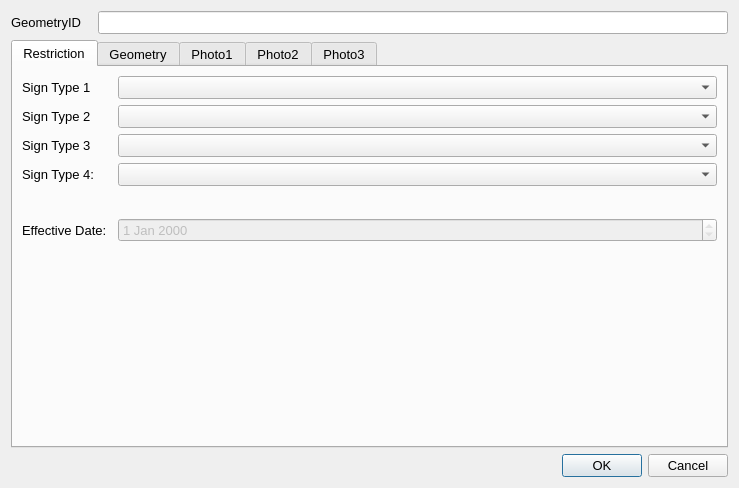
<?xml version="1.0" encoding="UTF-8"?>
<ui version="4.0">
 <class>restrictionDialog</class>
 <widget class="QDialog" name="restrictionDialog">
  <property name="geometry">
   <rect>
    <x>0</x>
    <y>0</y>
    <width>739</width>
    <height>488</height>
   </rect>
  </property>
  <property name="sizePolicy">
   <sizepolicy hsizetype="Fixed" vsizetype="Fixed">
    <horstretch>0</horstretch>
    <verstretch>0</verstretch>
   </sizepolicy>
  </property>
  <property name="maximumSize">
   <size>
    <width>750</width>
    <height>550</height>
   </size>
  </property>
  <property name="font">
   <font>
    <pointsize>10</pointsize>
   </font>
  </property>
  <property name="windowTitle">
   <string>Dialog</string>
  </property>
  <layout class="QGridLayout" name="gridLayout">
   <item row="1" column="0" colspan="3">
    <widget class="QTabWidget" name="Details">
     <property name="sizePolicy">
      <sizepolicy hsizetype="Expanding" vsizetype="Expanding">
       <horstretch>0</horstretch>
       <verstretch>0</verstretch>
      </sizepolicy>
     </property>
     <property name="minimumSize">
      <size>
       <width>0</width>
       <height>0</height>
      </size>
     </property>
     <property name="font">
      <font>
       <pointsize>10</pointsize>
      </font>
     </property>
     <property name="cursor">
      <cursorShape>IBeamCursor</cursorShape>
     </property>
     <property name="mouseTracking">
      <bool>true</bool>
     </property>
     <property name="acceptDrops">
      <bool>true</bool>
     </property>
     <property name="currentIndex">
      <number>0</number>
     </property>
     <widget class="QWidget" name="RestrictionDetails">
      <property name="focusPolicy">
       <enum>Qt::NoFocus</enum>
      </property>
      <attribute name="title">
       <string>Restriction</string>
      </attribute>
      <layout class="QFormLayout" name="formLayout">
       <item row="0" column="0">
        <widget class="QLabel" name="Type1_4">
         <property name="text">
          <string>Sign Type 1</string>
         </property>
        </widget>
       </item>
       <item row="0" column="1">
        <widget class="QComboBox" name="SignType_1"/>
       </item>
       <item row="1" column="0">
        <widget class="QLabel" name="Type1_5">
         <property name="text">
          <string>Sign Type 2</string>
         </property>
        </widget>
       </item>
       <item row="1" column="1">
        <widget class="QComboBox" name="SignType_2"/>
       </item>
       <item row="2" column="0">
        <widget class="QLabel" name="Type1_6">
         <property name="text">
          <string>Sign Type 3</string>
         </property>
        </widget>
       </item>
       <item row="2" column="1">
        <widget class="QComboBox" name="SignType_3"/>
       </item>
       <item row="3" column="0">
        <widget class="QLabel" name="lbl_GeometryType_2">
         <property name="minimumSize">
          <size>
           <width>90</width>
           <height>16</height>
          </size>
         </property>
         <property name="font">
          <font>
           <pointsize>10</pointsize>
          </font>
         </property>
         <property name="text">
          <string>Sign Type 4:</string>
         </property>
        </widget>
       </item>
       <item row="3" column="1">
        <widget class="QComboBox" name="SignType_4"/>
       </item>
       <item row="4" column="0">
        <spacer name="horizontalSpacer">
         <property name="orientation">
          <enum>Qt::Horizontal</enum>
         </property>
         <property name="sizeHint" stdset="0">
          <size>
           <width>40</width>
           <height>20</height>
          </size>
         </property>
        </spacer>
       </item>
       <item row="5" column="1">
        <widget class="QDateEdit" name="OpenDate">
         <property name="enabled">
          <bool>false</bool>
         </property>
         <property name="readOnly">
          <bool>true</bool>
         </property>
        </widget>
       </item>
       <item row="5" column="0">
        <widget class="QLabel" name="lbl_GeometryType">
         <property name="minimumSize">
          <size>
           <width>90</width>
           <height>16</height>
          </size>
         </property>
         <property name="font">
          <font>
           <pointsize>10</pointsize>
          </font>
         </property>
         <property name="text">
          <string>Effective Date:</string>
         </property>
        </widget>
       </item>
      </layout>
     </widget>
     <widget class="QWidget" name="Geometry">
      <attribute name="title">
       <string>Geometry</string>
      </attribute>
      <layout class="QFormLayout" name="formLayout_2">
       <item row="0" column="0">
        <widget class="QLabel" name="lbl_RoadName">
         <property name="minimumSize">
          <size>
           <width>90</width>
           <height>16</height>
          </size>
         </property>
         <property name="font">
          <font>
           <pointsize>10</pointsize>
          </font>
         </property>
         <property name="text">
          <string>Road Name:</string>
         </property>
        </widget>
       </item>
       <item row="0" column="1">
        <widget class="QLineEdit" name="RoadName"/>
       </item>
       <item row="1" column="0">
        <widget class="QLabel" name="lbl_USRN">
         <property name="minimumSize">
          <size>
           <width>90</width>
           <height>16</height>
          </size>
         </property>
         <property name="font">
          <font>
           <pointsize>10</pointsize>
          </font>
         </property>
         <property name="text">
          <string>USRN:</string>
         </property>
        </widget>
       </item>
       <item row="1" column="1">
        <widget class="QLineEdit" name="USRN"/>
       </item>
       <item row="2" column="0">
        <widget class="QLabel" name="lbl_AzToRoadCL">
         <property name="minimumSize">
          <size>
           <width>90</width>
           <height>16</height>
          </size>
         </property>
         <property name="font">
          <font>
           <pointsize>10</pointsize>
          </font>
         </property>
         <property name="text">
          <string>Direction to Road Centreline:</string>
         </property>
         <property name="wordWrap">
          <bool>true</bool>
         </property>
        </widget>
       </item>
       <item row="2" column="1">
        <widget class="QLineEdit" name="AzimuthToRoadCentreLine">
         <property name="text">
          <string/>
         </property>
        </widget>
       </item>
       <item row="3" column="1">
        <widget class="QToolButton" name="toolButton_2">
         <property name="text">
          <string>...</string>
         </property>
        </widget>
       </item>
       <item row="4" column="0">
        <widget class="QLabel" name="label_8">
         <property name="text">
          <string>Last Update Date:</string>
         </property>
        </widget>
       </item>
       <item row="4" column="1">
        <widget class="QDateTimeEdit" name="Signs_DateTime">
         <property name="readOnly">
          <bool>true</bool>
         </property>
        </widget>
       </item>
       <item row="5" column="0">
        <widget class="QLabel" name="label_9">
         <property name="text">
          <string>Last Changed By:</string>
         </property>
        </widget>
       </item>
       <item row="5" column="1">
        <widget class="QLineEdit" name="Surveyor">
         <property name="readOnly">
          <bool>true</bool>
         </property>
        </widget>
       </item>
       <item row="6" column="0">
        <widget class="QLabel" name="lbl_RoadName_2">
         <property name="minimumSize">
          <size>
           <width>90</width>
           <height>16</height>
          </size>
         </property>
         <property name="font">
          <font>
           <pointsize>10</pointsize>
          </font>
         </property>
         <property name="text">
          <string>RestrictionID</string>
         </property>
        </widget>
       </item>
       <item row="6" column="1">
        <widget class="QLineEdit" name="RestrictionID"/>
       </item>
      </layout>
     </widget>
     <widget class="QWidget" name="Photos_01">
      <attribute name="title">
       <string>Photo1</string>
      </attribute>
      <layout class="QGridLayout" name="gridLayout_4">
       <item row="0" column="0">
        <widget class="QLabel" name="Photo_Widget_01">
         <property name="sizePolicy">
          <sizepolicy hsizetype="Fixed" vsizetype="Fixed">
           <horstretch>0</horstretch>
           <verstretch>0</verstretch>
          </sizepolicy>
         </property>
         <property name="maximumSize">
          <size>
           <width>640</width>
           <height>480</height>
          </size>
         </property>
         <property name="autoFillBackground">
          <bool>true</bool>
         </property>
         <property name="text">
          <string>Photo not found</string>
         </property>
        </widget>
       </item>
      </layout>
     </widget>
     <widget class="QWidget" name="Photos_02">
      <attribute name="title">
       <string>Photo2</string>
      </attribute>
      <layout class="QGridLayout" name="gridLayout_5">
       <item row="0" column="0">
        <widget class="QLabel" name="Photo_Widget_02">
         <property name="sizePolicy">
          <sizepolicy hsizetype="Fixed" vsizetype="Fixed">
           <horstretch>0</horstretch>
           <verstretch>0</verstretch>
          </sizepolicy>
         </property>
         <property name="maximumSize">
          <size>
           <width>640</width>
           <height>480</height>
          </size>
         </property>
         <property name="autoFillBackground">
          <bool>true</bool>
         </property>
         <property name="text">
          <string>Photo not found</string>
         </property>
        </widget>
       </item>
      </layout>
     </widget>
     <widget class="QWidget" name="Photos_03">
      <attribute name="title">
       <string>Photo3</string>
      </attribute>
      <layout class="QGridLayout" name="gridLayout_6">
       <item row="0" column="0">
        <widget class="QLabel" name="Photo_Widget_03">
         <property name="autoFillBackground">
          <bool>true</bool>
         </property>
         <property name="text">
          <string>Photo not found</string>
         </property>
        </widget>
       </item>
      </layout>
     </widget>
    </widget>
   </item>
   <item row="0" column="0">
    <widget class="QLabel" name="label">
     <property name="minimumSize">
      <size>
       <width>81</width>
       <height>16</height>
      </size>
     </property>
     <property name="font">
      <font>
       <pointsize>10</pointsize>
      </font>
     </property>
     <property name="text">
      <string>GeometryID</string>
     </property>
    </widget>
   </item>
   <item row="2" column="2">
    <widget class="QDialogButtonBox" name="button_box">
     <property name="standardButtons">
      <set>QDialogButtonBox::Cancel|QDialogButtonBox::Ok</set>
     </property>
    </widget>
   </item>
   <item row="0" column="1" colspan="2">
    <widget class="QLineEdit" name="GeometryID">
     <property name="sizePolicy">
      <sizepolicy hsizetype="Preferred" vsizetype="Preferred">
       <horstretch>0</horstretch>
       <verstretch>0</verstretch>
      </sizepolicy>
     </property>
     <property name="font">
      <font>
       <pointsize>10</pointsize>
      </font>
     </property>
     <property name="inputMask">
      <string/>
     </property>
     <property name="readOnly">
      <bool>true</bool>
     </property>
     <property name="placeholderText">
      <string/>
     </property>
    </widget>
   </item>
  </layout>
 </widget>
 <resources/>
 <connections/>
</ui>
